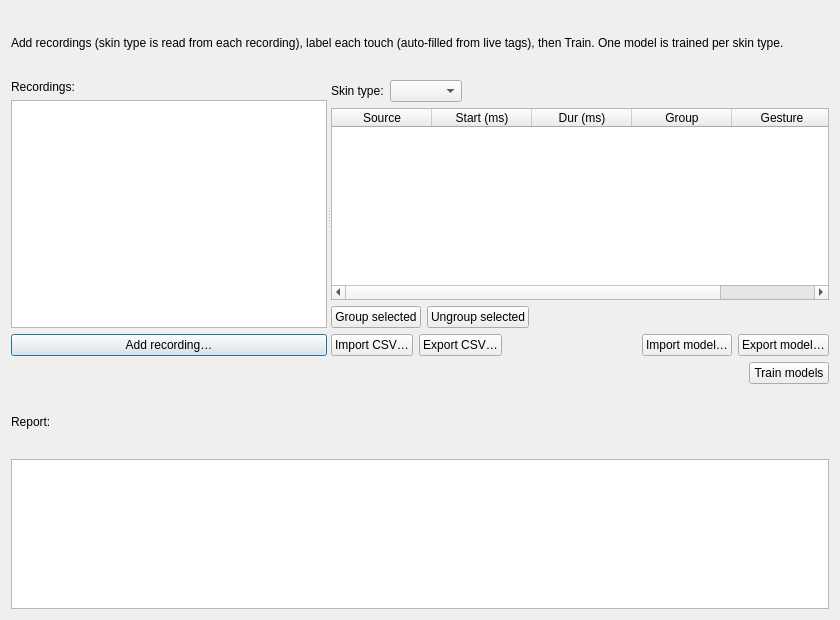
<?xml version="1.0" encoding="UTF-8"?>
<ui version="4.0">
 <class>TrainTouchDialog</class>
 <widget class="QDialog" name="TrainTouchDialog">
  <property name="geometry">
   <rect><x>0</x><y>0</y><width>840</width><height>620</height></rect>
  </property>
  <property name="windowTitle"><string>Touch Gestures — label &amp; train</string></property>
  <layout class="QVBoxLayout" name="verticalLayout">
   <item>
    <widget class="QLabel" name="intro_label">
     <property name="wordWrap"><bool>true</bool></property>
     <property name="text"><string>Add recordings (skin type is read from each recording), label each touch (auto-filled from live tags), then Train. One model is trained per skin type.</string></property>
    </widget>
   </item>
   <item>
    <widget class="QSplitter" name="splitter">
     <property name="orientation"><enum>Qt::Horizontal</enum></property>
     <widget class="QWidget" name="left_panel">
      <layout class="QVBoxLayout" name="left_layout">
       <item>
        <widget class="QLabel" name="recordings_label">
         <property name="text"><string>Recordings:</string></property>
        </widget>
       </item>
       <item>
        <widget class="QListWidget" name="rec_list"/>
       </item>
       <item>
        <widget class="QPushButton" name="add_btn">
         <property name="text"><string>Add recording…</string></property>
        </widget>
       </item>
      </layout>
     </widget>
     <widget class="QWidget" name="right_panel">
      <layout class="QVBoxLayout" name="right_layout">
       <item>
        <layout class="QHBoxLayout" name="type_row">
         <item>
          <widget class="QLabel" name="type_label">
           <property name="text"><string>Skin type:</string></property>
          </widget>
         </item>
         <item>
          <widget class="QComboBox" name="type_combo">
           <property name="toolTip"><string>Auto-selected from the recording. Change it to (re)tag this recording or to target model import/export.</string></property>
          </widget>
         </item>
         <item>
          <spacer name="type_spacer">
           <property name="orientation"><enum>Qt::Horizontal</enum></property>
           <property name="sizeHint" stdset="0"><size><width>40</width><height>20</height></size></property>
          </spacer>
         </item>
        </layout>
       </item>
       <item>
        <widget class="QTableWidget" name="table">
         <column><property name="text"><string>Source</string></property></column>
         <column><property name="text"><string>Start (ms)</string></property></column>
         <column><property name="text"><string>Dur (ms)</string></property></column>
         <column><property name="text"><string>Group</string></property></column>
         <column><property name="text"><string>Gesture</string></property></column>
        </widget>
       </item>
       <item>
        <layout class="QHBoxLayout" name="group_row">
         <item>
          <widget class="QPushButton" name="group_btn">
           <property name="toolTip"><string>Merge the selected touches into one gesture (e.g. a double/triple tap) sharing one label.</string></property>
           <property name="text"><string>Group selected</string></property>
          </widget>
         </item>
         <item>
          <widget class="QPushButton" name="ungroup_btn">
           <property name="text"><string>Ungroup selected</string></property>
          </widget>
         </item>
         <item>
          <spacer name="group_spacer">
           <property name="orientation"><enum>Qt::Horizontal</enum></property>
           <property name="sizeHint" stdset="0"><size><width>40</width><height>20</height></size></property>
          </spacer>
         </item>
        </layout>
       </item>
       <item>
        <layout class="QHBoxLayout" name="csv_row">
         <item>
          <widget class="QPushButton" name="import_csv_btn">
           <property name="text"><string>Import CSV…</string></property>
          </widget>
         </item>
         <item>
          <widget class="QPushButton" name="export_csv_btn">
           <property name="text"><string>Export CSV…</string></property>
          </widget>
         </item>
         <item>
          <spacer name="csv_spacer">
           <property name="orientation"><enum>Qt::Horizontal</enum></property>
           <property name="sizeHint" stdset="0"><size><width>40</width><height>20</height></size></property>
          </spacer>
         </item>
         <item>
          <widget class="QPushButton" name="import_model_btn">
           <property name="toolTip"><string>Copy a trained .joblib into this skin type's model slot.</string></property>
           <property name="text"><string>Import model…</string></property>
          </widget>
         </item>
         <item>
          <widget class="QPushButton" name="export_model_btn">
           <property name="toolTip"><string>Save the trained model for the selected skin type to a file.</string></property>
           <property name="text"><string>Export model…</string></property>
          </widget>
         </item>
        </layout>
       </item>
      </layout>
     </widget>
    </widget>
   </item>
   <item>
    <layout class="QHBoxLayout" name="train_row">
     <item>
      <spacer name="train_spacer">
       <property name="orientation"><enum>Qt::Horizontal</enum></property>
       <property name="sizeHint" stdset="0"><size><width>40</width><height>20</height></size></property>
      </spacer>
     </item>
     <item>
      <widget class="QPushButton" name="train_btn">
       <property name="text"><string>Train models</string></property>
      </widget>
     </item>
    </layout>
   </item>
   <item>
    <widget class="QLabel" name="report_label">
     <property name="text"><string>Report:</string></property>
    </widget>
   </item>
   <item>
    <widget class="QPlainTextEdit" name="log">
     <property name="maximumSize">
      <size><width>16777215</width><height>150</height></size>
     </property>
     <property name="readOnly"><bool>true</bool></property>
    </widget>
   </item>
  </layout>
 </widget>
 <resources/>
 <connections/>
</ui>
